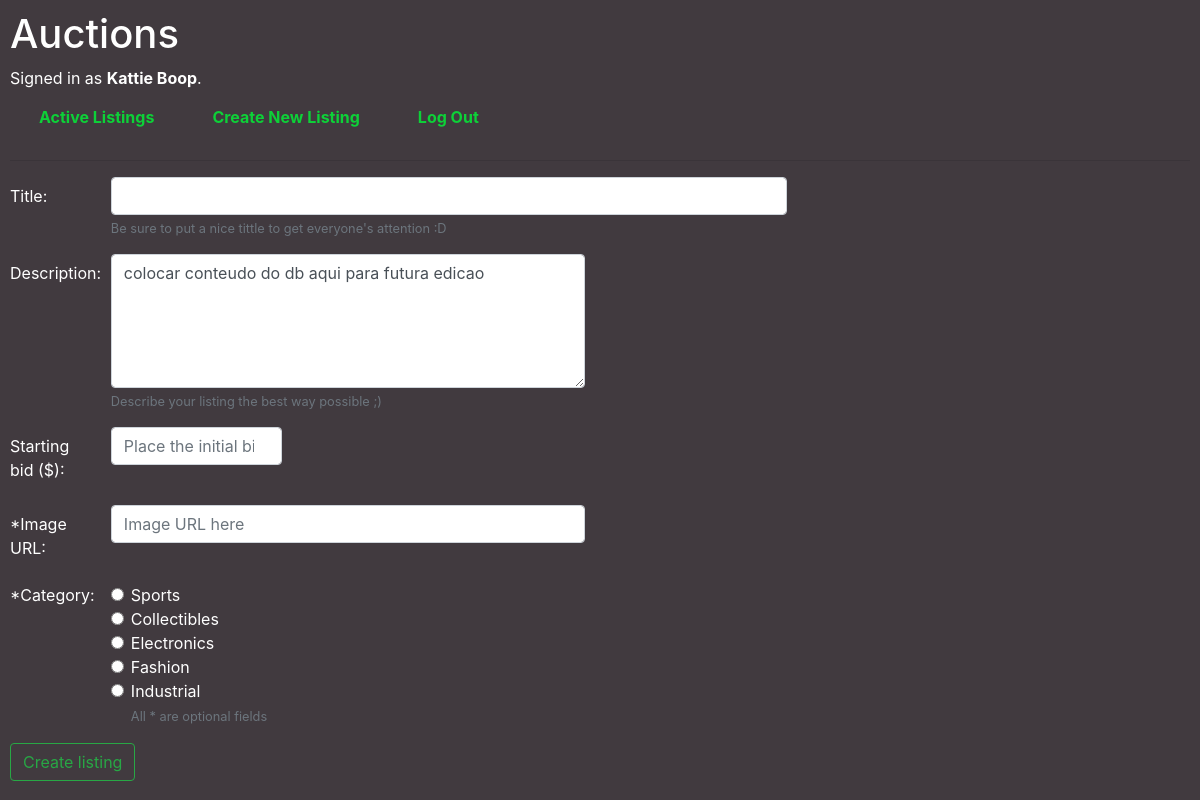
The page /newListing (signed in) on the database its author committed.
### auctions/models.py (models this page shows, shortened)
class User(AbstractUser):
    pass

class Category(models.Model):
    name = models.TextField(max_length=50, unique=True)

### auctions/views.py (the view)
# urls.py: path("newListing", views.new_listing_view, name="newlisting"),
@login_required
def new_listing_view(request):
    return render(request, "auctions/new_listing.html", {
        "category_list": Category.objects.all()
    })

### auctions/templates/auctions/new_listing.html (shortened to what this page needs)
{% extends "auctions/layout.html" %}
{% block body %}
    <form action="{% url 'createlisting' %}" method="post">
        <div class="form-group row">
            <label for="title" class="col-sm-1 col-form-label">Title:</label>
            <div class="col-sm-7">
                <input type="text" class="form-control" name="title" id="title" required>
                <small class="form-text text-muted" id="titleTip">Be sure to put a nice tittle to get everyone's attention :D</small>
            </div>
        </div>
        <div class="form-group row">
            <label for="description" class="col-sm-1 col-form-label">Description:</label>
            <div class="col-sm-5">
                <textarea class="form-control" id="description" name="desc" rows="5" required>colocar conteudo do db aqui para futura edicao</textarea>
                <small class="form-text text-muted" id="descTip">Describe your listing the best way possible ;)</small>
            </div>
        </div>
        <div class="form-group row">
            <label for="bid" class="col-sm-1 col-form-label">Starting bid ($):</label>
            <div class="col-sm-2">
                <input type="number" class="form-control" name="initial_bid" id="bid" min="0" step="0.01" placeholder="Place the initial bid" required>
            </div>
        </div>
        <div class="form-group row">
            <label for="url" class="col-sm-1 col-form-label">*Image URL:</label>
            <div class="col-sm-5">
                <input type="url" class="form-control" name="image_url" id="url" placeholder="Image URL here">
            </div>
        </div>
        <fieldset class="form-group">
            <div class="row">
                <legend class="col-form-label col-sm-1 pt-0">*Category:</legend>
                <div class="col-sm-10">
                    <div class="form-check">
                        {% for category in category_list %}
                            <input class="form-check-input" type="radio" name="category_chosen" id="category" value=f"option{id}">
                            <label class="form-check-label" for="category">{{ category.name }}</label><br>
                        {% endfor %}
                        <small class="form-text text-muted">All * are optional fields</small>
                    </div>
                </div>
            </div>
        </fieldset>
        <button type="submit" class="btn btn-outline-success">Create listing</button>
      </form>
{% endblock %}

### auctions/templates/auctions/layout.html (shortened to what this page needs)
{% load static %}
<!DOCTYPE html>
<html lang="en">
    <head>
        <link rel="stylesheet" type="text/css" href="{% static 'auctions/bootstrap.min.css' %}">
        <link rel="stylesheet" type="text/class" href="{% static 'auctions/styles.css' %}" >
    </head>
    <body>
        <h1>Auctions</h1>
        <div>
            {% if user.is_authenticated %}
                Signed in as <strong>{{ user.username }}</strong>.
            {% else %}
                Not signed in.
            {% endif %}
        </div>
        <ul class="nav">
            <li class="nav-item">
                <button type="button" class="btn btn-link"><a class="nav-link" href="{% url 'index' %}">Active Listings</a></button>
            </li>
            {% if user.is_authenticated %}
                <li class="nav-item">
                    <button type="button" class="btn btn-link"><a class="nav-link" href="{% url 'newlisting' %}">Create New Listing</a></button>
                </li>
                <li class="nav-item">
                    <button type="button" class="btn btn-link"><a class="nav-link" href="{% url 'logout' %}">Log Out</a></button>
                </li>
            {% endif %}
        </ul>
        <hr>
        {% block body %}
        {% endblock %}
    </body>
</html>

### auctions/templates/auctions/layout.html (style rules this page uses)
body { padding: 10px; background-color: rgb(65, 58, 63); color: white; }
.nav-link { display: block; padding: .5rem 1rem; color: rgb(13, 209, 56); font-weight: bold; }

### rows shown on the page
User: username "Kattie Boop"
Category: name "Sports"
Category: name "Collectibles"
Category: name "Electronics"
Category: name "Fashion"
Category: name "Industrial"
